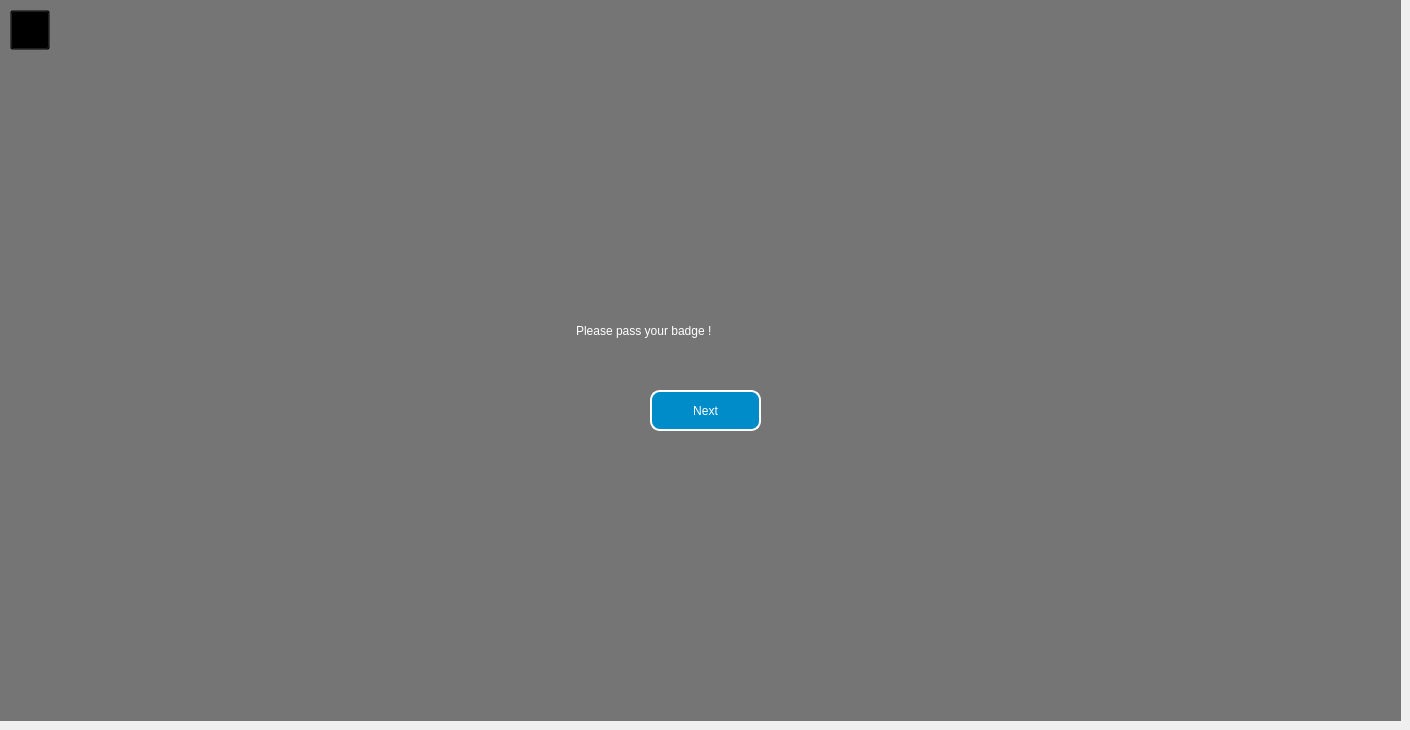
    <widget class="QWidget" name="page_27">
     <widget class="QPushButton" name="next_3">
      <property name="geometry">
       <rect>
        <x>650</x>
        <y>390</y>
        <width>111</width>
        <height>41</height>
       </rect>
      </property>
      <property name="styleSheet">
       <string notr="true">QPushButton{
border-style: solid;
background-color: rgb(0, 139, 201);
color: rgb(255, 255, 255);
border-width: 2px;
border-radius: 10px;
font: 16px &quot;Eras Bold ITC&quot;;
}
QPushButton:pressed{
border-style: solid;
color: rgb(255, 255, 255);
font: 16px &quot;Eras Bold ITC&quot;;
border: 1px solid #333333;
border-width: 2px;
border-radius: 10px;
background: qlineargradient(x1:0, y1:0, x2:0, y2:1, stop:0 #032E48, stop:0.48 #032E48, stop:0.52 #032E48, stop:1 #032E48);
}</string>
      </property>
      <property name="text">
       <string>Next</string>
      </property>
     </widget>
     <widget class="QLabel" name="label_63">
      <property name="geometry">
       <rect>
        <x>570</x>
        <y>310</y>
        <width>291</width>
        <height>41</height>
       </rect>
      </property>
      <property name="styleSheet">
       <string notr="true">QLabel{
color: rgb(255, 255, 255);
font: 20px &quot;Eras Bold ITC&quot;;
border: none;
border-radius: 3px;
padding: 1px 23px 1px 3px;
	background-color: rgba(0, 0, 0,0%);
}</string>
      </property>
      <property name="text">
       <string>Please pass your badge !</string>
      </property>
     </widget>
     <widget class="QPushButton" name="back_6">
      <property name="geometry">
       <rect>
        <x>10</x>
        <y>10</y>
        <width>40</width>
        <height>40</height>
       </rect>
      </property>
      <property name="styleSheet">
       <string notr="true">QPushButton{
border-image: url(:/new/icons/icons/back.png);
background-color: rgba(0, 0, 0, 0%);
}
QPushButton:pressed{
border-image: url(:/new/icons/icons/back3.png);
background-color: rgba(0, 0, 0, 0%);
}</string>
      </property>
      <property name="text">
       <string/>
      </property>
     </widget>
     <widget class="QLabel" name="bg_13">
      <property name="geometry">
       <rect>
        <x>0</x>
        <y>0</y>
        <width>1401</width>
        <height>721</height>
       </rect>
      </property>
      <property name="styleSheet">
       <string notr="true">border-image: url(:/new/img/img/bg.jpg) 0 0 0 0 stretch stretch;</string>
      </property>
      <property name="text">
       <string/>
      </property>
     </widget>
     <widget class="QLabel" name="label_67">
      <property name="geometry">
       <rect>
        <x>0</x>
        <y>0</y>
        <width>1401</width>
        <height>721</height>
       </rect>
      </property>
      <property name="styleSheet">
       <string notr="true">QLabel{
background-color:rgba(0, 0, 0,0.2%);
}</string>
      </property>
      <property name="text">
       <string/>
      </property>
     </widget>
     <zorder>bg_13</zorder>
     <zorder>label_67</zorder>
     <zorder>next_3</zorder>
     <zorder>label_63</zorder>
     <zorder>back_6</zorder>
    </widget>
